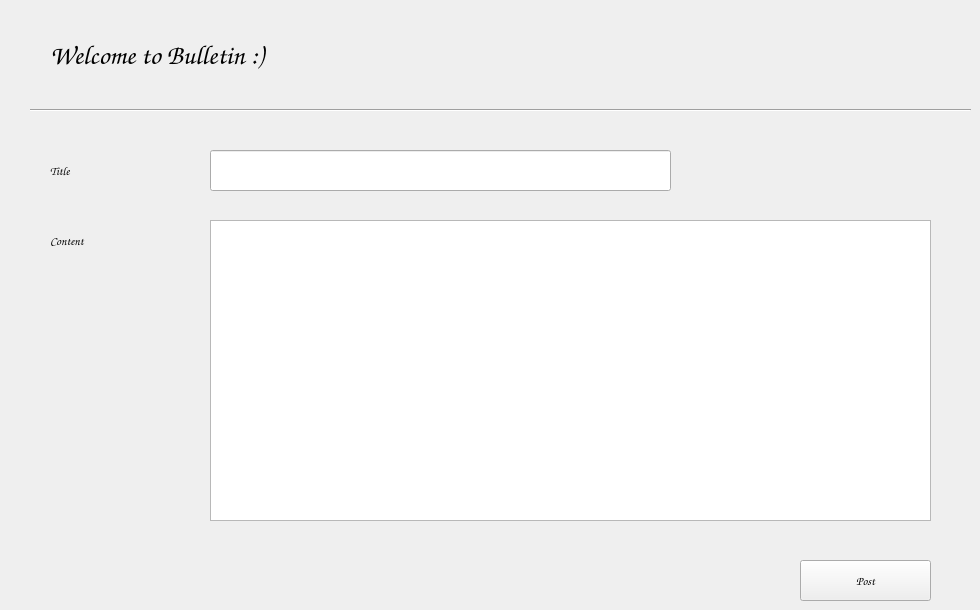
    <widget class="QWidget" name="write_tab">
     <attribute name="title">
      <string>Write Post</string>
     </attribute>
     <widget class="QTextEdit" name="w_cont">
      <property name="enabled">
       <bool>true</bool>
      </property>
      <property name="geometry">
       <rect>
        <x>210</x>
        <y>220</y>
        <width>721</width>
        <height>301</height>
       </rect>
      </property>
      <property name="font">
       <font>
        <family>Comic Sans MS</family>
       </font>
      </property>
      <property name="lineWrapMode">
       <enum>QTextEdit::WidgetWidth</enum>
      </property>
      <property name="tabStopDistance">
       <double>79.000000000000000</double>
      </property>
     </widget>
     <widget class="QLineEdit" name="w_title">
      <property name="enabled">
       <bool>true</bool>
      </property>
      <property name="geometry">
       <rect>
        <x>210</x>
        <y>150</y>
        <width>461</width>
        <height>41</height>
       </rect>
      </property>
      <property name="font">
       <font>
        <family>Comic Sans MS</family>
       </font>
      </property>
      <property name="inputMask">
       <string/>
      </property>
      <property name="text">
       <string/>
      </property>
      <property name="echoMode">
       <enum>QLineEdit::Normal</enum>
      </property>
     </widget>
     <widget class="QLabel" name="w_title_lb">
      <property name="geometry">
       <rect>
        <x>50</x>
        <y>150</y>
        <width>151</width>
        <height>41</height>
       </rect>
      </property>
      <property name="font">
       <font>
        <family>Comic Sans MS</family>
       </font>
      </property>
      <property name="text">
       <string>Title</string>
      </property>
     </widget>
     <widget class="QLabel" name="w_cont_lb">
      <property name="geometry">
       <rect>
        <x>50</x>
        <y>220</y>
        <width>151</width>
        <height>41</height>
       </rect>
      </property>
      <property name="font">
       <font>
        <family>Comic Sans MS</family>
       </font>
      </property>
      <property name="text">
       <string>Content</string>
      </property>
     </widget>
     <widget class="QPushButton" name="post_btn">
      <property name="geometry">
       <rect>
        <x>800</x>
        <y>560</y>
        <width>131</width>
        <height>41</height>
       </rect>
      </property>
      <property name="font">
       <font>
        <family>Comic Sans MS</family>
       </font>
      </property>
      <property name="text">
       <string>Post</string>
      </property>
     </widget>
     <widget class="QLabel" name="w_wel_lb">
      <property name="geometry">
       <rect>
        <x>50</x>
        <y>30</y>
        <width>571</width>
        <height>51</height>
       </rect>
      </property>
      <property name="font">
       <font>
        <family>Comic Sans MS</family>
        <pointsize>20</pointsize>
       </font>
      </property>
      <property name="text">
       <string>Welcome to Bulletin :)</string>
      </property>
     </widget>
     <widget class="Line" name="line">
      <property name="geometry">
       <rect>
        <x>30</x>
        <y>100</y>
        <width>941</width>
        <height>20</height>
       </rect>
      </property>
      <property name="orientation">
       <enum>Qt::Horizontal</enum>
      </property>
     </widget>
    </widget>
